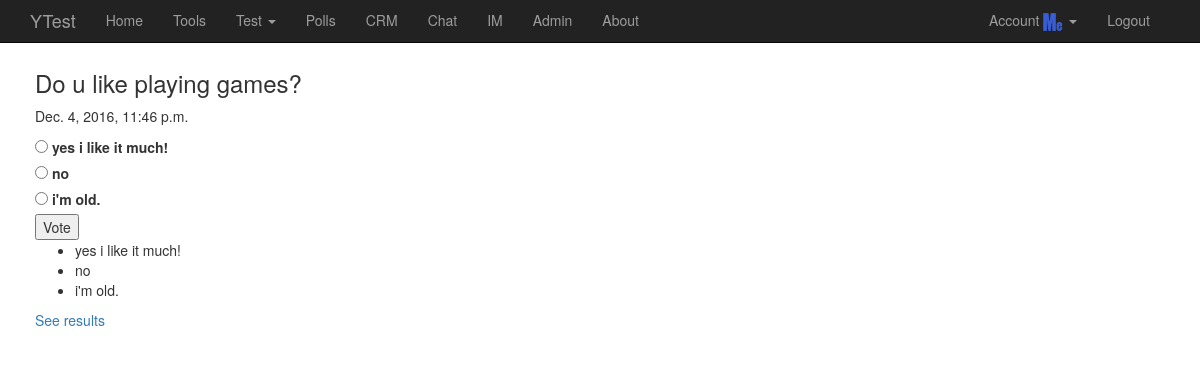
The page /polls/6/ (signed in) on the database its author committed.
### polls/models.py (models this page shows, shortened)
class Question(models.Model):
	question_text = models.CharField(max_length=200)
	pub_date = models.DateTimeField('date published')
	def was_published_recently(self):
		now = timezone.now()
		return timezone.now() - datetime.timedelta(days=1) <= self.pub_date <= now
	was_published_recently.admin_order_field = 'pub_date'
	was_published_recently.boolean = True
	was_published_recently.short_description = 'Published recently?'

class Choice(models.Model):
	question = models.ForeignKey(Question, on_delete=models.CASCADE)
	choice_text = models.CharField(max_length=200)
	votes = models.IntegerField(default=0)

### polls/views.py (the view)
# urls.py: url(r'^(?P<pk>[0-9]+)/$', views.DetailView.as_view(), name='detail'),
class DetailView(generic.DeleteView):
	model = Question
	template_name = 'polls/detail.html'

### polls/templates/polls/detail.html (shortened to what this page needs)
{% extends 'polls/base.html' %}
{% block content %}
<h3>{{ question.question_text }}</h3>
<p>{{ question.pub_date }}</p>
<form action="{% url 'polls:vote' question.id %}" method="post">
{% for choice in question.choice_set.all %}
	<input type="radio" name="choice" id="choice{{ forloop.counter }}" value="{{ choice.id }}" />
	<label for="choice{{ forloop.counter }}">{{ choice.choice_text }}</label><br>
{% endfor %}
<input type="submit" value="Vote">
</form>
<ul>
{% for choice in question.choice_set.all %}
	<li>{{ choice.choice_text }}</li>
{% endfor %}
</ul>
<div>
	<a href="{% url 'polls:results' question.id %}">See results</a>
</div>
{% endblock %}

### mysite/static/styles.css (style rules this page uses)
body { position: relative; padding-top: 40px; padding-bottom: 30px; }

### rows shown on the page
Question: question_text "Do u like playing games?", pub_date "Dec. 4, 2016, 11:46 p.m."
Choice: choice_text "yes i like it much!"
Choice: choice_text "no"
Choice: choice_text "i'm old."
